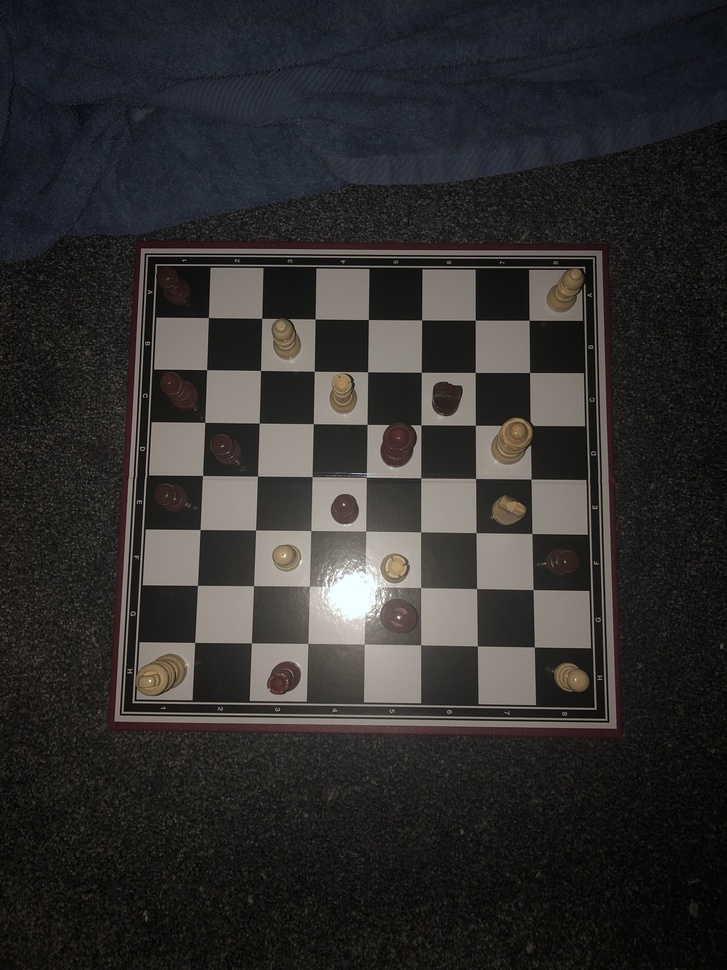
#> input picture IMG_0898.jpg, 727 x 970 px, shrunk from 3024 x 4032 before the run, found by its file name
$ python Rotation.py
#> lines starting #> are read from the running program, lines starting #| are printed output that depends on the picture; after the words box and inside, x2 and y2 are one past the last pixel; in counts of white or black regions, pixels touching at a corner belong together
import cv2
import numpy as np

#- Solution here inspired by:
#- Adrian Rosebrock
#- August 25, 2014
#- 4 Point OpenCV getPerspective Transform Example
#- Code version: N/A
#- Article with Source Code
#- https://pyimagesearch.com/2014/08/25/4-point-opencv-getperspective-transform-example/

def order_points(pts):
    rect = np.zeros((4, 2), dtype="float32")
    s = pts.sum(axis=1)
    rect[0] = pts[np.argmin(s)]
    rect[2] = pts[np.argmax(s)]
    diff = np.diff(pts, axis=1)
    rect[1] = pts[np.argmin(diff)]
    rect[3] = pts[np.argmax(diff)]
    return rect

def four_point_transform(image, pts):
    rect = order_points(pts)
    (tl, tr, br, bl) = rect
    widthA = np.sqrt(((br[0] - bl[0]) ** 2) + ((br[1] - bl[1]) ** 2))
    widthB = np.sqrt(((tr[0] - tl[0]) ** 2) + ((tr[1] - tl[1]) ** 2))
    maxWidth = max(int(widthA), int(widthB))
    heightA = np.sqrt(((tr[0] - br[0]) ** 2) + ((tr[1] - br[1]) ** 2))
    heightB = np.sqrt(((tl[0] - bl[0]) ** 2) + ((tl[1] - bl[1]) ** 2))
    maxHeight = max(int(heightA), int(heightB))
    dst = np.array([
        [0, 0],
        [maxWidth - 1, 0],
        [maxWidth - 1, maxHeight - 1],
        [0, maxHeight - 1]], dtype="float32")
    M = cv2.getPerspectiveTransform(rect, dst)
    warped = cv2.warpPerspective(image, M, (maxWidth, maxHeight))
    return warped

def rotate(image_input):
#> called with image_input = 'data\\images\\IMG_0898.jpg'
    image = cv2.imread(image_input)
#> image is the input picture: shape (970, 727, 3); mean B, G, R 46.1, 46.9, 48.5
    if image is None:
        print("Failed to load image.")
        return
    gray = cv2.cvtColor(image, cv2.COLOR_BGR2GRAY)
    gray = cv2.GaussianBlur(gray, (5, 5), 0)
    edged = cv2.Canny(gray, 50, 150)
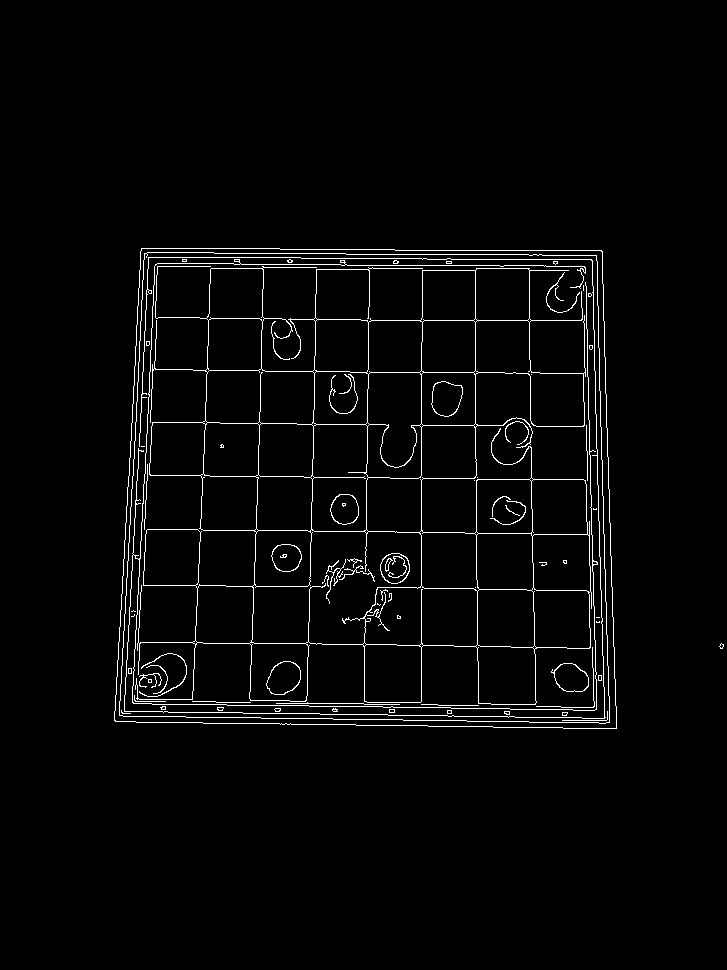
#> edged: shape (970, 727); 2.6% white in thin lines or dots, all inside (x1, y1, x2, y2) = (114, 248, 724, 729)
    cv2.imwrite('edged.jpg',edged)

    contours, _ = cv2.findContours(edged, cv2.RETR_EXTERNAL, cv2.CHAIN_APPROX_SIMPLE)
#> contours = 2 contours, 1 with area under 20; largest, box (x1, y1, x2, y2) and area: (114, 248, 617, 729) 228764
    contours = sorted(contours, key=cv2.contourArea, reverse=True)

    screenCnt = None
    for c in contours:
        peri = cv2.arcLength(c, True)
        approx = cv2.approxPolyDP(c, 0.02 * peri, True)

        if len(approx) == 4:
            screenCnt = approx

            if cv2.contourArea(approx) > gray.size * 0.2:
                break
#> this loop made 1 pass
#> (peri, screenCnt) on pass 1: (1936, [[141, 248], [114, 720], [616, 728], [602, 251]])

    if screenCnt is not None:
        warped = four_point_transform(image, screenCnt.reshape(4, 2))
#> in order_points, `s = pts.sum(axis=1)`: s = [389, 834, 1344, 853]
#> in order_points, `diff = np.diff(pts, axis=1)`: diff = [107, 606, 112, -351]
#> in four_point_transform, `rect = order_points(pts)`: rect = [[141, 248], [602, 251], [616, 728], [114, 720]]
#> in four_point_transform, `(tl, tr, br, bl) = rect`: tl = [141, 248]; tr = [602, 251]; br = [616, 728]; bl = [114, 720]
#> in four_point_transform, `widthA = np.sqrt(((br[0] - bl[0]) ** 2) + ((br[1] - bl[1]) ** 2))`: widthA = 502.1
#> in four_point_transform, `widthB = np.sqrt(((tr[0] - tl[0]) ** 2) + ((tr[1] - tl[1]) ** 2))`: widthB = 461
#> in four_point_transform, `maxWidth = max(int(widthA), int(widthB))`: maxWidth = 502
#> in four_point_transform, `heightA = np.sqrt(((tr[0] - br[0]) ** 2) + ((tr[1] - br[1]) ** 2))`: heightA = 477.2
#> in four_point_transform, `heightB = np.sqrt(((tl[0] - bl[0]) ** 2) + ((tl[1] - bl[1]) ** 2))`: heightB = 472.8
#> in four_point_transform, `maxHeight = max(int(heightA), int(heightB))`: maxHeight = 477
#> in four_point_transform, `dst = np.array([ [0, 0], [maxWidth - 1, 0], [maxWidth - 1, maxHeight -..`: dst = [[0, 0], [501, 0], [501, 476], [0, 476]]
#> in four_point_transform, `M = cv2.getPerspectiveTransform(rect, dst)`: M = [[1.15, 0.066, -179], [-0.00751, 1.15, -285.3], [1.97e-05, 0.000199, 1]]
#> in four_point_transform, `warped = cv2.warpPerspective(image, M, (maxWidth, maxHeight))`:
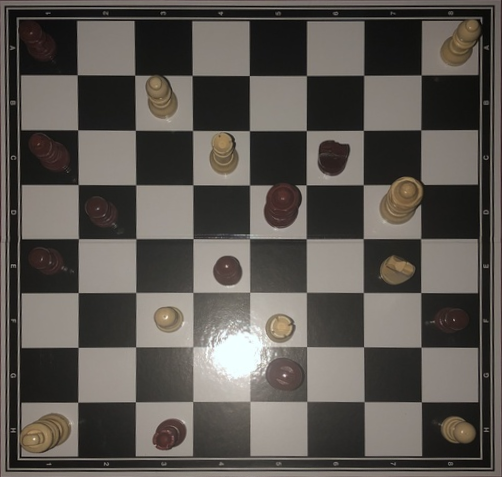
#> warped: shape (477, 502, 3); mean B, G, R 81.2, 86.5, 91.2
        cv2.imwrite('transformed_chessboard1.jpg', warped)
    else:
        print("No suitable quadrilateral found for perspective transform.")

# Example usage
rotate('data\images\IMG_0898.jpg')

$ run again, with IMG_0938.jpg copied over IMG_0898.jpg
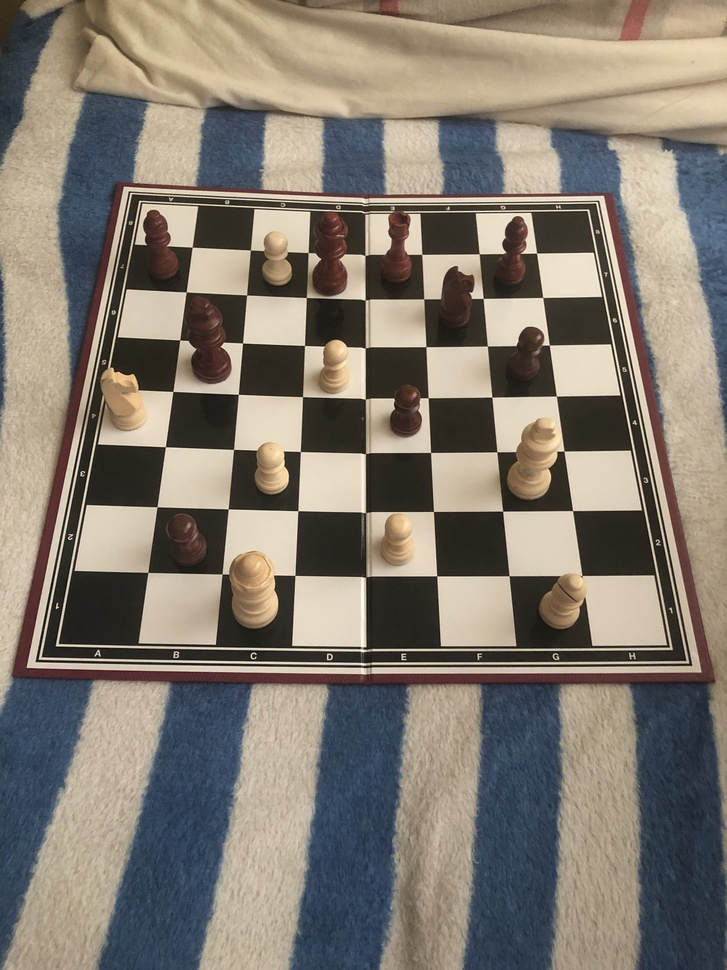
#> input picture IMG_0938.jpg, 727 x 970 px, shrunk from 3024 x 4032 before the run, found by its file name
#> in rotate, image is the input picture: shape (970, 727, 3); mean B, G, R 112.5, 122.9, 130.8
#> in rotate, `edged = cv2.Canny(gray, 50, 150)`:
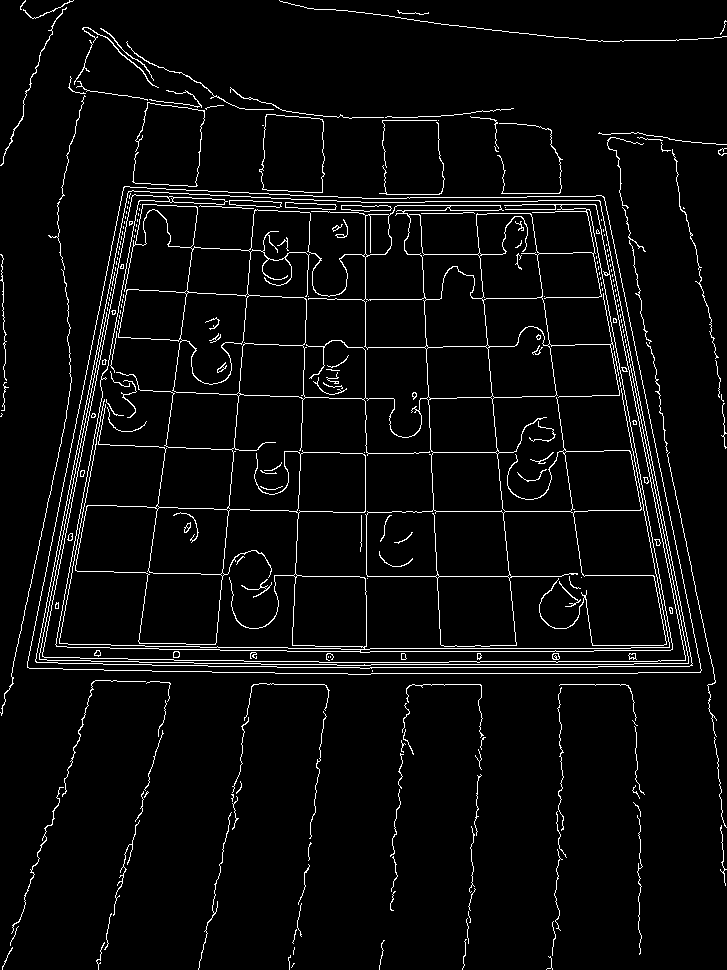
#> edged: shape (970, 727); 4.4% white in thin lines or dots
#> contours = 102 contours, 92 with area under 20; largest, box (x1, y1, x2, y2) and area: (27, 186, 702, 675) 276468, (259, 114, 325, 193) 4444, (0, 7, 67, 166) 58, (82, 27, 159, 88) 58, (11, 787, 64, 934) 42
#> the loop in rotate, `for c in contours:` made 1 pass
#> (peri, screenCnt) on pass 1: (2201.4, [[123, 187], [27, 667], [700, 672], [603, 196]])
#> s = [310, 694, 1372, 799]
#> diff = [64, 640, -28, -407]
#> rect = [[123, 187], [603, 196], [700, 672], [27, 667]]
#> tl = [123, 187]; tr = [603, 196]; br = [700, 672]; bl = [27, 667]
#> widthA = 673
#> widthB = 480.1
#> maxWidth = 673
#> heightA = 485.8
#> heightB = 489.5
#> maxHeight = 489
#> dst = [[0, 0], [672, 0], [672, 488], [0, 488]]
#> M = [[1.63, 0.325, -260.7], [-0.0315, 1.68, -309.9], [-4.62e-05, 0.000986, 1]]
#> in four_point_transform, `warped = cv2.warpPerspective(image, M, (maxWidth, maxHeight))`:
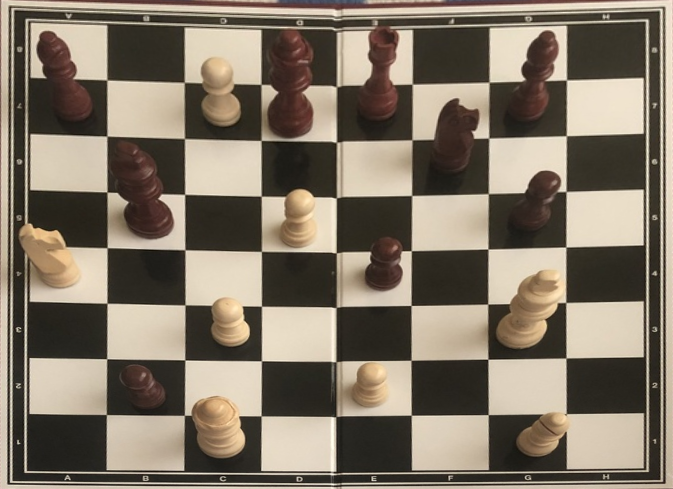
#> warped: shape (489, 673, 3); mean B, G, R 103.2, 118.3, 129.5
